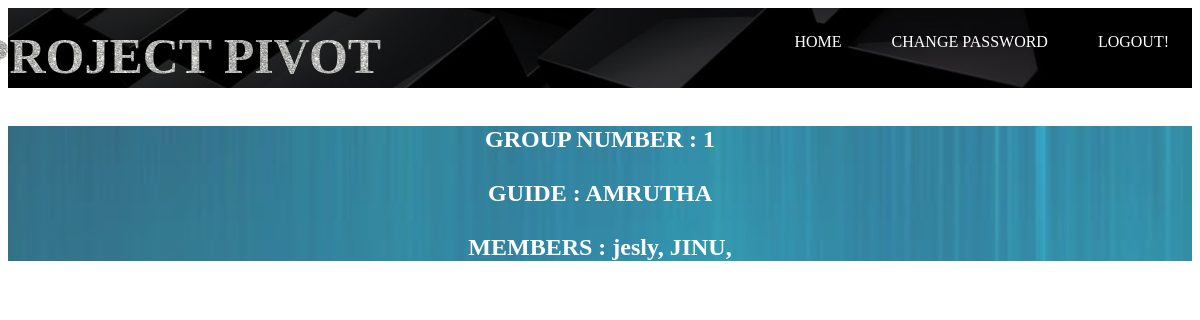
Screenshot of /overall.php (signed in) with the database file from the repository.
### tables this page shows
CREATE TABLE `groupstu` (
  `id` int(30) NOT NULL,
  `batch` varchar(30) NOT NULL,
  `gno` int(30) NOT NULL,
  `name` varchar(100) NOT NULL,
  `rollno` varchar(30) NOT NULL,
  `guide` varchar(30) NOT NULL
);

### overall.php (the view, shortened to what this page needs)
<html>
<head>
<link rel="stylesheet" type="text/css" href="maincss.css">
</head>
<body style="background-image: url('cell.jpg'); background-repeat: no-repeat;background-size: cover">
	<header>
		<div class="main">
<ul>
  <li><a href="studenthome.php">HOME</a></li>
<li><a href="changepassword.php">CHANGE PASSWORD</a></li>
<li><a href="home.html">LOGOUT!</a></li>
</ul>
</div>
		<div class="title">
			<h3>PROJECT PIVOT </h3></div></header>
<link rel="stylesheet" type="text/css" href="form.css"><br>
<form style="background-image: url('blue.jpeg'); background-repeat: no-repeat;background-size: cover;width: 100%;opacity: 0.8"><font color="white" ><b><center><h2>
<?php
$con=mysqli_connect('localhost','root','','project');
$rollno=$_SESSION['uid'] ;
$s="select gno from groupstu where rollno='$rollno'";
$si=mysqli_query($con,$s);
while ($row=mysqli_fetch_array($si)) {
  $gno=$row['gno'];
  echo "GROUP NUMBER : $gno";
}
?>
<br><br>
<?php
$s1="select guide from groupstu where rollno='$rollno'";
$si1=mysqli_query($con,$s1);
while ($row=mysqli_fetch_array($si1)) {
  $guide=$row['guide'];
  echo "GUIDE : $guide";
}
?>
<br><br>
<?php
$result=mysqli_query($con,"select * from groupstu where gno='$gno'");
?>
<?php echo"MEMBERS : ";while ($row=mysqli_fetch_array($result)) { ?>
<?php echo $row['name']; ?>,
</tr> <?php } ?></h3></center></b></font></form>
</body>

### maincss.css (style rules this page uses)
header { background-image:linear-gradient(rgba(0,0,0,0.4),rgba(0,0,0,0.4)),url(black.jpg); height: 10vh; background-size: cover; background-position: center; }
ul { float:right; list-style-type: none; margin-top: 25px; }
ul li { display: inline-block; }
ul li a { font-color :green; text-decoration: none; color: #fff; padding: 5px 20px; border:3px solid transparent; transition: 0.6s ease; }
.title { position: absolute; top:7%; left:15%; float:center; transform: translate(-50%,-50%); }
.title h3 { color: #fff; font-size: 50px; }
.title h3 { font-size:50px; font-family: Bahnschrift Condensed;,serif; text-align:center; color:rgba(225,225,225,.1); background-image: url(download.jpg); background-repeat: repeat-x; -webkit-background-clip:text; animation: animate 15s linear infinite; float: center; }

### rows the page displays
groupstu: gno "1", guide "AMRUTHA", name "jesly"
groupstu: name "JINU"
